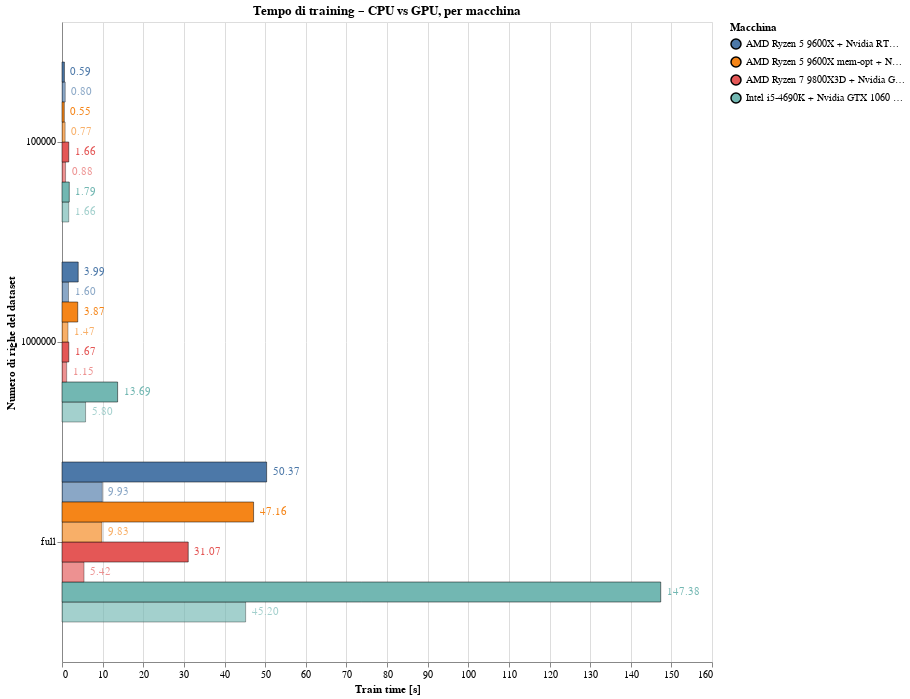

Write notebook code for a chart like this one.
### Code cell
chart_xgb

### Figure 1 — Vega-Lite specification as saved in the notebook (floating-point values rounded to 4 significant figures)
{"config": {"view": {"continuousWidth": 300, "continuousHeight": 300}}, "layer": [{"mark": {"type": "bar", "orient": "horizontal", "stroke": "black"}, "encoding": {"color": {"field": "machine_label", "legend": {"title": "Macchina"}, "type": "nominal"}, "opacity": {"field": "gpu", "legend": null, "scale": {"domain": [false, true], "range": [1.0, 0.65]}, "type": "nominal"}, "strokeWidth": {"condition": {"test": "datum.reference", "value": 0.5}, "value": 3}, "tooltip": [{"field": "CPU", "type": "nominal"}, {"field": "GPU", "type": "nominal"}, {"field": "machine_gpu", "type": "nominal"}, {"field": "dataset_rows", "type": "ordinal"}, {"field": "gpu", "type": "nominal"}, {"field": "train_median_s", "title": "Training time [s]", "type": "quantitative"}], "x": {"field": "train_median_s", "title": "Train time [s]", "type": "quantitative"}, "y": {"field": "dataset_rows", "sort": ["100000", "1000000", "full"], "title": "Numero di righe del dataset", "type": "nominal"}, "yOffset": {"field": "machine_gpu", "type": "nominal"}}, "name": "view_17", "transform": [{"filter": "(cpu == 'All')  || (datum.CPU  == cpu)"}, {"filter": "(gpu == 'All')  || (datum.GPU  == gpu)"}, {"filter": "(mach == 'All') || (datum.machine_label == mach)"}, {"filter": "(rows == 'All') || (datum.dataset_rows == rows)"}, {"filter": "(gpu_tf == 'All') || ((gpu_tf == 'GPU') && datum.gpu) || ((gpu_tf == 'CPU') && !datum.gpu)"}, {"filter": {"param": "param_9"}}]}, {"mark": {"type": "text", "align": "left", "dx": 6}, "encoding": {"color": {"field": "machine_label", "legend": {"title": "Macchina"}, "type": "nominal"}, "opacity": {"field": "gpu", "legend": null, "scale": {"domain": [false, true], "range": [1.0, 0.65]}, "type": "nominal"}, "strokeWidth": {"condition": {"test": "datum.reference", "value": 0.5}, "value": 3}, "text": {"field": "train_median_s", "format": ".2f", "type": "quantitative"}, "tooltip": [{"field": "CPU", "type": "nominal"}, {"field": "GPU", "type": "nominal"}, {"field": "machine_gpu", "type": "nominal"}, {"field": "dataset_rows", "type": "ordinal"}, {"field": "gpu", "type": "nominal"}, {"field": "train_median_s", "title": "Training time [s]", "type": "quantitative"}], "x": {"field": "train_median_s", "title": "Train time [s]", "type": "quantitative"}, "y": {"field": "dataset_rows", "sort": ["100000", "1000000", "full"], "title": "Numero di righe del dataset", "type": "nominal"}, "yOffset": {"field": "machine_gpu", "type": "nominal"}}, "transform": [{"filter": "(cpu == 'All')  || (datum.CPU  == cpu)"}, {"filter": "(gpu == 'All')  || (datum.GPU  == gpu)"}, {"filter": "(mach == 'All') || (datum.machine_label == mach)"}, {"filter": "(rows == 'All') || (datum.dataset_rows == rows)"}, {"filter": "(gpu_tf == 'All') || ((gpu_tf == 'GPU') && datum.gpu) || ((gpu_tf == 'CPU') && !datum.gpu)"}, {"filter": {"param": "param_9"}}]}], "data": {"name": "data-ca457227c6fee74d8a7f20270f476efb"}, "params": [{"name": "cpu", "bind": {"input": "select", "options": ["All", "AMD Ryzen 5 9600X", "AMD Ryzen 5 9600X mem-opt", "AMD Ryzen 7 9800X3D", "Intel i5-4690K"], "name": "CPU: "}, "value": "All"}, {"name": "gpu", "bind": {"input": "select", "options": ["All", "Nvidia GTX 1060 6GB", "Nvidia GTX 4080 SUPER", "Nvidia RTX 5060 Ti 16GB"], "name": "GPU modello: "}, "value": "All"}, {"name": "mach", "bind": {"input": "select", "options": ["All", "AMD Ryzen 5 9600X + Nvidia RTX 5060 Ti 16GB", "AMD Ryzen 5 9600X mem-opt + Nvidia RTX 5060 Ti 16GB", "AMD Ryzen 7 9800X3D + Nvidia GTX 4080 SUPER", "Intel i5-4690K + Nvidia GTX 1060 6GB"], "name": "Macchina: "}, "value": "All"}, {"name": "rows", "bind": {"input": "select", "options": ["All", "100000", "1000000", "full"], "name": "Rows: "}, "value": "All"}, {"name": "gpu_tf", "bind": {"input": "select", "options": ["All", "GPU", "CPU"], "name": "GPU used: "}, "value": "All"}, {"name": "param_9", "select": {"type": "point", "fields": ["machine_label"]}, "bind": "legend", "views": ["view_17"]}], "title": "Tempo di training – CPU vs GPU, per macchina", "width": 650, "$schema": "https://vega.github.io/schema/vega-lite/v5.20.1.json", "datasets": {"data-ca457227c6fee74d8a7f20270f476efb": [{"machine": "PC_AL_2025", "CPU": "AMD Ryzen 5 9600X", "GPU": "Nvidia RTX 5060 Ti 16GB", "python": "3.13.5", "platform": "Windows-11-10.0.26100-SP0", "bench": "xgboost", "dataset_rows": "100000", "gpu": true, "train_median_s": 0.8, "infer_median_s": 0.01, "auc": 0.8102, "seed": 42, "timestamp": "2025-07-23T21:02:39", "reference": true, "machine_label": "AMD Ryzen 5 9600X + Nvidia RTX 5060 Ti 16GB", "machine_gpu": "AMD Ryzen 5 9600X + Nvidia RTX 5060 Ti 16GB — GPU"}, {"machine": "PC_AL_2025", "CPU": "AMD Ryzen 5 9600X", "GPU": "Nvidia RTX 5060 Ti 16GB", "python": "3.13.5", "platform": "Windows-11-10.0.26100-SP0", "bench": "xgboost", "dataset_rows": "100000", "gpu": false, "train_median_s": 0.59, "infer_median_s": 0.01, "auc": 0.8107, "seed": 42, "timestamp": "2025-07-23T21:02:43", "reference": true, "machine_label": "AMD Ryzen 5 9600X + Nvidia RTX 5060 Ti 16GB", "machine_gpu": "AMD Ryzen 5 9600X + Nvidia RTX 5060 Ti 16GB — CPU"}, {"machine": "PC_AL_2025", "CPU": "AMD Ryzen 5 9600X", "GPU": "Nvidia RTX 5060 Ti 16GB", "python": "3.13.5", "platform": "Windows-11-10.0.26100-SP0", "bench": "xgboost", "dataset_rows": "1000000", "gpu": true, "train_median_s": 1.6, "infer_median_s": 0.01, "auc": 0.8228, "seed": 42, "timestamp": "2025-07-23T21:02:54", "reference": true, "machine_label": "AMD Ryzen 5 9600X + Nvidia RTX 5060 Ti 16GB", "machine_gpu": "AMD Ryzen 5 9600X + Nvidia RTX 5060 Ti 16GB — GPU"}, {"machine": "PC_AL_2025", "CPU": "AMD Ryzen 5 9600X", "GPU": "Nvidia RTX 5060 Ti 16GB", "python": "3.13.5", "platform": "Windows-11-10.0.26100-SP0", "bench": "xgboost", "dataset_rows": "1000000", "gpu": false, "train_median_s": 3.99, "infer_median_s": 0.1, "auc": 0.8228, "seed": 42, "timestamp": "2025-07-23T21:03:11", "reference": true, "machine_label": "AMD Ryzen 5 9600X + Nvidia RTX 5060 Ti 16GB", "machine_gpu": "AMD Ryzen 5 9600X + Nvidia RTX 5060 Ti 16GB — CPU"}, {"machine": "PC_AL_2025", "CPU": "AMD Ryzen 5 9600X", "GPU": "Nvidia RTX 5060 Ti 16GB", "python": "3.13.5", "platform": "Windows-11-10.0.26100-SP0", "bench": "xgboost", "dataset_rows": "full", "gpu": true, "train_median_s": 9.93, "infer_median_s": 0.06, "auc": 0.8249, "seed": 42, "timestamp": "2025-07-23T21:04:25", "reference": true, "machine_label": "AMD Ryzen 5 9600X + Nvidia RTX 5060 Ti 16GB", "machine_gpu": "AMD Ryzen 5 9600X + Nvidia RTX 5060 Ti 16GB — GPU"}, {"machine": "PC_AL_2025", "CPU": "AMD Ryzen 5 9600X", "GPU": "Nvidia RTX 5060 Ti 16GB", "python": "3.13.5", "platform": "Windows-11-10.0.26100-SP0", "bench": "xgboost", "dataset_rows": "full", "gpu": false, "train_median_s": 50.37, "infer_median_s": 1.04, "auc": 0.8249, "seed": 42, "timestamp": "2025-07-23T21:07:42", "reference": true, "machine_label": "AMD Ryzen 5 9600X + Nvidia RTX 5060 Ti 16GB", "machine_gpu": "AMD Ryzen 5 9600X + Nvidia RTX 5060 Ti 16GB — CPU"}, {"machine": "PC_AL_2015", "CPU": "Intel i5-4690K", "GPU": "Nvidia GTX 1060 6GB", "python": "3.13.5", "platform": "Windows-10-10.0.19045-SP0", "bench": "xgboost", "dataset_rows": "100000", "gpu": true, "train_median_s": 1.66, "infer_median_s": 0.01, "auc": 0.8097, "seed": 42, "timestamp": "2025-07-23T23:13:28", "reference": true, "machine_label": "Intel i5-4690K + Nvidia GTX 1060 6GB", "machine_gpu": "Intel i5-4690K + Nvidia GTX 1060 6GB — GPU"}, {"machine": "PC_AL_2015", "CPU": "Intel i5-4690K", "GPU": "Nvidia GTX 1060 6GB", "python": "3.13.5", "platform": "Windows-10-10.0.19045-SP0", "bench": "xgboost", "dataset_rows": "100000", "gpu": false, "train_median_s": 1.79, "infer_median_s": 0.03, "auc": 0.8089, "seed": 42, "timestamp": "2025-07-23T23:13:36", "reference": true, "machine_label": "Intel i5-4690K + Nvidia GTX 1060 6GB", "machine_gpu": "Intel i5-4690K + Nvidia GTX 1060 6GB — CPU"}, {"machine": "PC_AL_2015", "CPU": "Intel i5-4690K", "GPU": "Nvidia GTX 1060 6GB", "python": "3.13.5", "platform": "Windows-10-10.0.19045-SP0", "bench": "xgboost", "dataset_rows": "1000000", "gpu": true, "train_median_s": 5.8, "infer_median_s": 0.04, "auc": 0.8226, "seed": 42, "timestamp": "2025-07-23T23:14:04", "reference": true, "machine_label": "Intel i5-4690K + Nvidia GTX 1060 6GB", "machine_gpu": "Intel i5-4690K + Nvidia GTX 1060 6GB — GPU"}, {"machine": "PC_AL_2015", "CPU": "Intel i5-4690K", "GPU": "Nvidia GTX 1060 6GB", "python": "3.13.5", "platform": "Windows-10-10.0.19045-SP0", "bench": "xgboost", "dataset_rows": "1000000", "gpu": false, "train_median_s": 13.69, "infer_median_s": 0.32, "auc": 0.8223, "seed": 42, "timestamp": "2025-07-23T23:14:57", "reference": true, "machine_label": "Intel i5-4690K + Nvidia GTX 1060 6GB", "machine_gpu": "Intel i5-4690K + Nvidia GTX 1060 6GB — CPU"}, {"machine": "PC_AL_2015", "CPU": "Intel i5-4690K", "GPU": "Nvidia GTX 1060 6GB", "python": "3.13.5", "platform": "Windows-10-10.0.19045-SP0", "bench": "xgboost", "dataset_rows": "full", "gpu": true, "train_median_s": 45.2, "infer_median_s": 0.38, "auc": 0.8249, "seed": 42, "timestamp": "2025-07-23T23:18:54", "reference": true, "machine_label": "Intel i5-4690K + Nvidia GTX 1060 6GB", "machine_gpu": "Intel i5-4690K + Nvidia GTX 1060 6GB — GPU"}, {"machine": "PC_AL_2015", "CPU": "Intel i5-4690K", "GPU": "Nvidia GTX 1060 6GB", "python": "3.13.5", "platform": "Windows-10-10.0.19045-SP0", "bench": "xgboost", "dataset_rows": "full", "gpu": false, "train_median_s": 147.4, "infer_median_s": 3.46, "auc": 0.8249, "seed": 42, "timestamp": "2025-07-23T23:28:06", "reference": true, "machine_label": "Intel i5-4690K + Nvidia GTX 1060 6GB", "machine_gpu": "Intel i5-4690K + Nvidia GTX 1060 6GB — CPU"}, {"machine": "Mark1", "CPU": "AMD Ryzen 7 9800X3D", "GPU": "Nvidia GTX 4080 SUPER", "python": "3.13.5", "platform": "Linux-5.15.167.4-microsoft-standard-WSL2-x86_64-with-glibc2.39", "bench": "xgboost", "dataset_rows": "100000", "gpu": true, "train_median_s": 0.88, "infer_median_s": 0.01, "auc": 0.8102, "seed": 42, "timestamp": "2025-07-26T12:04:36", "reference": true, "machine_label": "AMD Ryzen 7 9800X3D + Nvidia GTX 4080 SUPER", "machine_gpu": "AMD Ryzen 7 9800X3D + Nvidia GTX 4080 SUPER — GPU"}, {"machine": "Mark1", "CPU": "AMD Ryzen 7 9800X3D", "GPU": "Nvidia GTX 4080 SUPER", "python": "3.13.5", "platform": "Linux-5.15.167.4-microsoft-standard-WSL2-x86_64-with-glibc2.39", "bench": "xgboost", "dataset_rows": "100000", "gpu": false, "train_median_s": 1.66, "infer_median_s": 0.01, "auc": 0.8096, "seed": 42, "timestamp": "2025-07-26T12:04:42", "reference": true, "machine_label": "AMD Ryzen 7 9800X3D + Nvidia GTX 4080 SUPER", "machine_gpu": "AMD Ryzen 7 9800X3D + Nvidia GTX 4080 SUPER — CPU"}, {"machine": "Mark1", "CPU": "AMD Ryzen 7 9800X3D", "GPU": "Nvidia GTX 4080 SUPER", "python": "3.13.5", "platform": "Linux-5.15.167.4-microsoft-standard-WSL2-x86_64-with-glibc2.39", "bench": "xgboost", "dataset_rows": "1000000", "gpu": true, "train_median_s": 1.15, "infer_median_s": 0.01, "auc": 0.8228, "seed": 42, "timestamp": "2025-07-26T12:04:51", "reference": true, "machine_label": "AMD Ryzen 7 9800X3D + Nvidia GTX 4080 SUPER", "machine_gpu": "AMD Ryzen 7 9800X3D + Nvidia GTX 4080 SUPER — GPU"}, {"machine": "Mark1", "CPU": "AMD Ryzen 7 9800X3D", "GPU": "Nvidia GTX 4080 SUPER", "python": "3.13.5", "platform": "Linux-5.15.167.4-microsoft-standard-WSL2-x86_64-with-glibc2.39", "bench": "xgboost", "dataset_rows": "1000000", "gpu": false, "train_median_s": 1.67, "infer_median_s": 0.06, "auc": 0.8231, "seed": 42, "timestamp": "2025-07-26T12:05:03", "reference": true, "machine_label": "AMD Ryzen 7 9800X3D + Nvidia GTX 4080 SUPER", "machine_gpu": "AMD Ryzen 7 9800X3D + Nvidia GTX 4080 SUPER — CPU"}, {"machine": "Mark1", "CPU": "AMD Ryzen 7 9800X3D", "GPU": "Nvidia GTX 4080 SUPER", "python": "3.13.5", "platform": "Linux-5.15.167.4-microsoft-standard-WSL2-x86_64-with-glibc2.39", "bench": "xgboost", "dataset_rows": "full", "gpu": true, "train_median_s": 5.42, "infer_median_s": 0.03, "auc": 0.8249, "seed": 42, "timestamp": "2025-07-26T12:06:10", "reference": true, "machine_label": "AMD Ryzen 7 9800X3D + Nvidia GTX 4080 SUPER", "machine_gpu": "AMD Ryzen 7 9800X3D + Nvidia GTX 4080 SUPER — GPU"}, {"machine": "Mark1", "CPU": "AMD Ryzen 7 9800X3D", "GPU": "Nvidia GTX 4080 SUPER", "python": "3.13.5", "platform": "Linux-5.15.167.4-microsoft-standard-WSL2-x86_64-with-glibc2.39", "bench": "xgboost", "dataset_rows": "full", "gpu": false, "train_median_s": 31.07, "infer_median_s": 0.62, "auc": 0.8249, "seed": 42, "timestamp": "2025-07-26T12:08:42", "reference": true, "machine_label": "AMD Ryzen 7 9800X3D + Nvidia GTX 4080 SUPER", "machine_gpu": "AMD Ryzen 7 9800X3D + Nvidia GTX 4080 SUPER — CPU"}, {"machine": "PC_AL_2025_6000", "CPU": "AMD Ryzen 5 9600X mem-opt", "GPU": "Nvidia RTX 5060 Ti 16GB", "python": "3.13.5", "platform": "Windows-11-10.0.26100-SP0", "bench": "xgboost", "dataset_rows": "100000", "gpu": true, "train_median_s": 0.77, "infer_median_s": 0.01, "auc": 0.8102, "seed": 42, "timestamp": "2025-07-27T14:22:19", "reference": true, "machine_label": "AMD Ryzen 5 9600X mem-opt + Nvidia RTX 5060 Ti 16GB", "machine_gpu": "AMD Ryzen 5 9600X mem-opt + Nvidia RTX 5060 Ti 16GB — GPU"}, {"machine": "PC_AL_2025_6000", "CPU": "AMD Ryzen 5 9600X mem-opt", "GPU": "Nvidia RTX 5060 Ti 16GB", "python": "3.13.5", "platform": "Windows-11-10.0.26100-SP0", "bench": "xgboost", "dataset_rows": "100000", "gpu": false, "train_median_s": 0.55, "infer_median_s": 0.01, "auc": 0.8107, "seed": 42, "timestamp": "2025-07-27T14:22:23", "reference": true, "machine_label": "AMD Ryzen 5 9600X mem-opt + Nvidia RTX 5060 Ti 16GB", "machine_gpu": "AMD Ryzen 5 9600X mem-opt + Nvidia RTX 5060 Ti 16GB — CPU"}, {"machine": "PC_AL_2025_6000", "CPU": "AMD Ryzen 5 9600X mem-opt", "GPU": "Nvidia RTX 5060 Ti 16GB", "python": "3.13.5", "platform": "Windows-11-10.0.26100-SP0", "bench": "xgboost", "dataset_rows": "1000000", "gpu": true, "train_median_s": 1.47, "infer_median_s": 0.01, "auc": 0.8228, "seed": 42, "timestamp": "2025-07-27T14:22:36", "reference": true, "machine_label": "AMD Ryzen 5 9600X mem-opt + Nvidia RTX 5060 Ti 16GB", "machine_gpu": "AMD Ryzen 5 9600X mem-opt + Nvidia RTX 5060 Ti 16GB — GPU"}, {"machine": "PC_AL_2025_6000", "CPU": "AMD Ryzen 5 9600X mem-opt", "GPU": "Nvidia RTX 5060 Ti 16GB", "python": "3.13.5", "platform": "Windows-11-10.0.26100-SP0", "bench": "xgboost", "dataset_rows": "1000000", "gpu": false, "train_median_s": 3.87, "infer_median_s": 0.1, "auc": 0.8228, "seed": 42, "timestamp": "2025-07-27T14:23:00", "reference": true, "machine_label": "AMD Ryzen 5 9600X mem-opt + Nvidia RTX 5060 Ti 16GB", "machine_gpu": "AMD Ryzen 5 9600X mem-opt + Nvidia RTX 5060 Ti 16GB — CPU"}, {"machine": "PC_AL_2025_6000", "CPU": "AMD Ryzen 5 9600X mem-opt", "GPU": "Nvidia RTX 5060 Ti 16GB", "python": "3.13.5", "platform": "Windows-11-10.0.26100-SP0", "bench": "xgboost", "dataset_rows": "full", "gpu": true, "train_median_s": 9.83, "infer_median_s": 0.05, "auc": 0.8249, "seed": 42, "timestamp": "2025-07-27T14:24:33", "reference": true, "machine_label": "AMD Ryzen 5 9600X mem-opt + Nvidia RTX 5060 Ti 16GB", "machine_gpu": "AMD Ryzen 5 9600X mem-opt + Nvidia RTX 5060 Ti 16GB — GPU"}, {"machine": "PC_AL_2025_6000", "CPU": "AMD Ryzen 5 9600X mem-opt", "GPU": "Nvidia RTX 5060 Ti 16GB", "python": "3.13.5", "platform": "Windows-11-10.0.26100-SP0", "bench": "xgboost", "dataset_rows": "full", "gpu": false, "train_median_s": 47.16, "infer_median_s": 1.03, "auc": 0.8249, "seed": 42, "timestamp": "2025-07-27T14:29:17", "reference": true, "machine_label": "AMD Ryzen 5 9600X mem-opt + Nvidia RTX 5060 Ti 16GB", "machine_gpu": "AMD Ryzen 5 9600X mem-opt + Nvidia RTX 5060 Ti 16GB — CPU"}]}}
